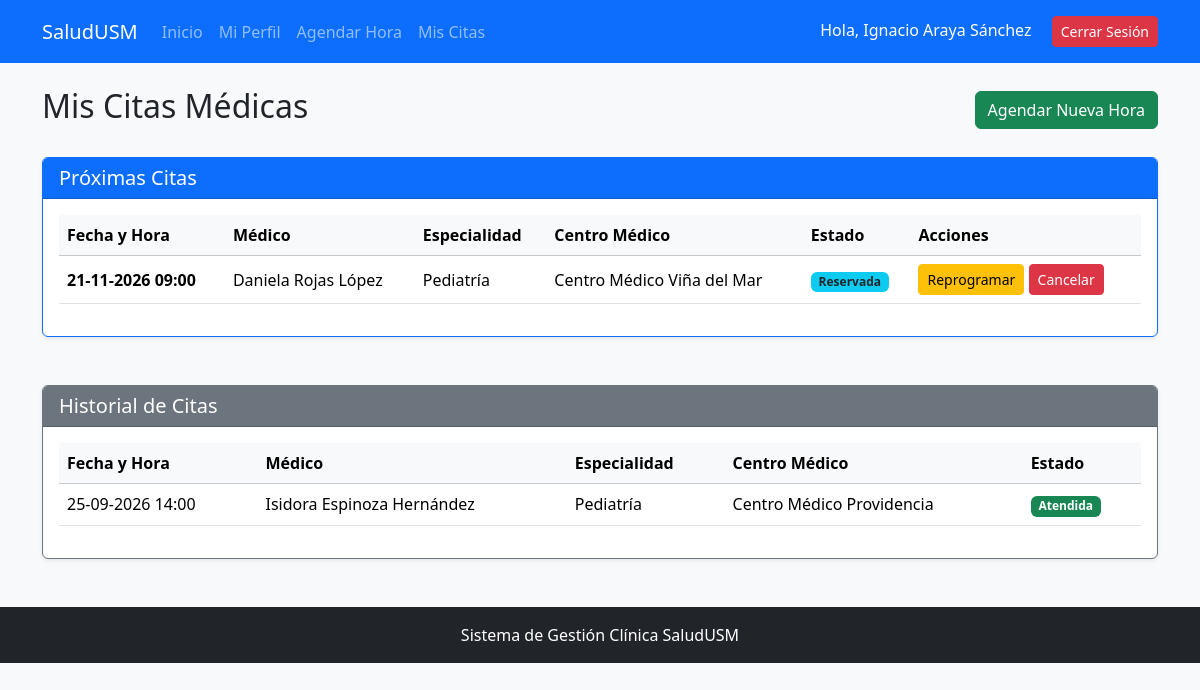
The app's page /PHP/mis_citas.php (signed in) with its own data.
### tables this page shows
CREATE TABLE Cita (
    id_cita INT AUTO_INCREMENT PRIMARY KEY,
    fecha_hora DATETIME NOT NULL,
    id_paciente INT NOT NULL,
    id_medico INT NOT NULL,
    id_centro INT NOT NULL,
    id_especialidad INT NOT NULL,
    id_estado TINYINT NOT NULL DEFAULT 1,
    activa TINYINT AS (IF(id_estado = 5, NULL, 1)) STORED,
     
    CONSTRAINT unq_medico_hora UNIQUE (id_medico, fecha_hora, activa),
    CONSTRAINT unq_paciente_hora UNIQUE (id_paciente, fecha_hora, activa),
    FOREIGN KEY (id_paciente) REFERENCES Paciente(id_paciente) ON DELETE CASCADE,
    FOREIGN KEY (id_estado) REFERENCES EstadoCita(id_estado),
    FOREIGN KEY (id_medico, id_especialidad)
        REFERENCES Medico_Especialidad(id_medico, id_especialidad)
        ON DELETE RESTRICT ON UPDATE CASCADE,
    FOREIGN KEY (id_medico, id_centro)
        REFERENCES Medico_Centro(id_medico, id_centro)
        ON DELETE RESTRICT ON UPDATE CASCADE
);

CREATE TABLE Medico (
    id_medico INT AUTO_INCREMENT PRIMARY KEY,
    id_usuario INT NOT NULL UNIQUE,
    rut VARCHAR(10) NOT NULL UNIQUE,
    nombre_completo VARCHAR(150) NOT NULL,
    CONSTRAINT chk_med_rut CHECK (rut REGEXP '^[0-9]{7,8}-[0-9Kk]$'),
    FOREIGN KEY (id_usuario) REFERENCES Usuario(id_usuario) ON DELETE CASCADE
);

CREATE TABLE Especialidad (
    id_especialidad INT AUTO_INCREMENT PRIMARY KEY,
    nombre VARCHAR(100) NOT NULL UNIQUE
);

CREATE TABLE CentroMedico (
    id_centro INT AUTO_INCREMENT PRIMARY KEY,
    codigo_interno VARCHAR(20) NOT NULL UNIQUE,
    nombre VARCHAR(100) NOT NULL,
    comuna VARCHAR(100) NOT NULL,
    region VARCHAR(100) NOT NULL
);

CREATE TABLE EstadoCita (
    id_estado TINYINT PRIMARY KEY,
    nombre VARCHAR(50) NOT NULL UNIQUE
);

### PHP/mis_citas.php (the view, shortened to what this page needs)
<?php
require_once 'conexion.php';
$id_paciente = $_SESSION['identificador_usuario'];
try {
    $sql_proximas = "SELECT c.id_cita AS id, c.fecha_hora, m.nombre_completo AS medico, e.nombre AS especialidad,
                            cen.nombre AS centro, est.nombre AS estado
                     FROM Cita c
                     JOIN Medico m ON c.id_medico = m.id_medico
                     JOIN Especialidad e ON c.id_especialidad = e.id_especialidad
                     JOIN CentroMedico cen ON c.id_centro = cen.id_centro
                     JOIN EstadoCita est ON c.id_estado = est.id_estado
                     WHERE c.id_paciente = :id_paciente AND c.fecha_hora >= NOW()
                     ORDER BY c.fecha_hora ASC";
    $sentencia_proximas = $pdo->prepare($sql_proximas);
    $sentencia_proximas->execute([':id_paciente' => $id_paciente]);
    $citas_proximas = $sentencia_proximas->fetchAll(PDO::FETCH_ASSOC);
    $sql_historicas = "SELECT c.id_cita AS id, c.fecha_hora, m.nombre_completo AS medico, e.nombre AS especialidad,
                              cen.nombre AS centro, est.nombre AS estado
                       FROM Cita c
                       JOIN Medico m ON c.id_medico = m.id_medico
                       JOIN Especialidad e ON c.id_especialidad = e.id_especialidad
                       JOIN CentroMedico cen ON c.id_centro = cen.id_centro
                       JOIN EstadoCita est ON c.id_estado = est.id_estado
                       WHERE c.id_paciente = :id_paciente AND c.fecha_hora < NOW()
                       ORDER BY c.fecha_hora DESC";
    $sentencia_historicas = $pdo->prepare($sql_historicas);
    $sentencia_historicas->execute([':id_paciente' => $id_paciente]);
    $citas_historicas = $sentencia_historicas->fetchAll(PDO::FETCH_ASSOC);
} catch (PDOException $e) {
    die("Error al cargar las citas: " . $e->getMessage());
}
include 'header.php';
?>
<div class="row mt-3 mb-4">
    <div class="col-12 d-flex justify-content-between align-items-center">
        <h2>Mis Citas Médicas</h2>
        <a href="agendar_cita.php" class="btn btn-success">Agendar Nueva Hora</a>
    </div>
</div>
<div class="card border-primary mb-5 shadow-sm">
    <div class="card-header bg-primary text-white">
        <h5 class="mb-0">Próximas Citas</h5>
    </div>
    <div class="card-body">
        <?php if (count($citas_proximas) > 0): ?>
            <div class="table-responsive">
                <table class="table table-hover align-middle">
                    <thead class="table-light">
                        <tr>
                            <th>Fecha y Hora</th>
                            <th>Médico</th>
                            <th>Especialidad</th>
                            <th>Centro Médico</th>
                            <th>Estado</th>
                            <th>Acciones</th>
                        </tr>
                    </thead>
                    <tbody>
                        <?php foreach ($citas_proximas as $cita): ?>
                            <tr>
                                <td><strong><?php echo date('d-m-Y H:i', strtotime($cita['fecha_hora'])); ?></strong></td>
                                <td><?php echo htmlspecialchars($cita['medico']); ?></td>
                                <td><?php echo htmlspecialchars($cita['especialidad']); ?></td>
                                <td><?php echo htmlspecialchars($cita['centro']); ?></td>
                                <td>
                                    <?php
                                        $color_badge = 'bg-secondary';
                                        if ($cita['estado'] == 'Reservada' || $cita['estado'] == 'Confirmada') $color_badge = 'bg-info text-dark';
                                    ?>
                                    <span class="badge <?php echo $color_badge; ?>"><?php echo htmlspecialchars($cita['estado']); ?></span>
                                </td>
                                <td>
                                    <?php
                                    if ($cita['estado'] == 'Reservada' || $cita['estado'] == 'Confirmada'): ?>
                                        <a href="reprogramar_cita.php?id=<?php echo $cita['id']; ?>" class="btn btn-sm btn-warning">Reprogramar</a>
                                        <a href="mis_citas.php?cancelar_id=<?php echo $cita['id']; ?>" class="btn btn-sm btn-danger" onclick="return confirm('¿Está seguro que desea cancelar esta cita?');">Cancelar</a>
                                    <?php else: ?>
                                        <span class="text-muted small">Sin acciones</span>
                                    <?php endif; ?>
                                </td>
                            </tr>
                        <?php endforeach; ?>
                    </tbody>
                </table>
            </div>
        <?php else: ?>
            <p class="text-muted text-center mb-0">No tienes citas médicas próximas agendadas.</p>
        <?php endif; ?>
    </div>
</div>
<div class="card border-secondary shadow-sm mb-5">
    <div class="card-header bg-secondary text-white">
        <h5 class="mb-0">Historial de Citas</h5>
    </div>
    <div class="card-body">
        <?php if (count($citas_historicas) > 0): ?>
            <div class="table-responsive">
                <table class="table table-hover align-middle text-muted">
                    <thead class="table-light">
                        <tr>
                            <th>Fecha y Hora</th>
                            <th>Médico</th>
                            <th>Especialidad</th>
                            <th>Centro Médico</th>
                            <th>Estado</th>
                        </tr>
                    </thead>
                    <tbody>
                        <?php foreach ($citas_historicas as $cita): ?>
                            <tr>
                                <td><?php echo date('d-m-Y H:i', strtotime($cita['fecha_hora'])); ?></td>
                                <td><?php echo htmlspecialchars($cita['medico']); ?></td>
                                <td><?php echo htmlspecialchars($cita['especialidad']); ?></td>
                                <td><?php echo htmlspecialchars($cita['centro']); ?></td>
                                <td>
                                    <?php
                                        $color_badge = 'bg-secondary';
                                        if ($cita['estado'] == 'Atendida') $color_badge = 'bg-success';
                                    ?>
                                    <span class="badge <?php echo $color_badge; ?>"><?php echo htmlspecialchars($cita['estado']); ?></span>
                                </td>
                            </tr>
                        <?php endforeach; ?>
                    </tbody>
                </table>
            </div>
        <?php else: ?>
            <p class="text-muted text-center mb-0">No tienes citas históricas registradas.</p>
        <?php endif; ?>
    </div>
</div>
<?php include 'footer.php'; ?>

### records on screen
cita: fecha_hora "21-11-2026 09:00", medico.nombre_completo "Daniela Rojas López", especialidad.nombre "Pediatría", centromedico.nombre "Centro Médico Viña del Mar", id_estado.nombre "Reservada"
cita: fecha_hora "25-09-2026 14:00", medico.nombre_completo "Isidora Espinoza Hernández", especialidad.nombre "Pediatría", centromedico.nombre "Centro Médico Providencia", id_estado.nombre "Atendida"

### other values on screen
$_SESSION['nombre_usuario'] "Ignacio Araya Sánchez"
